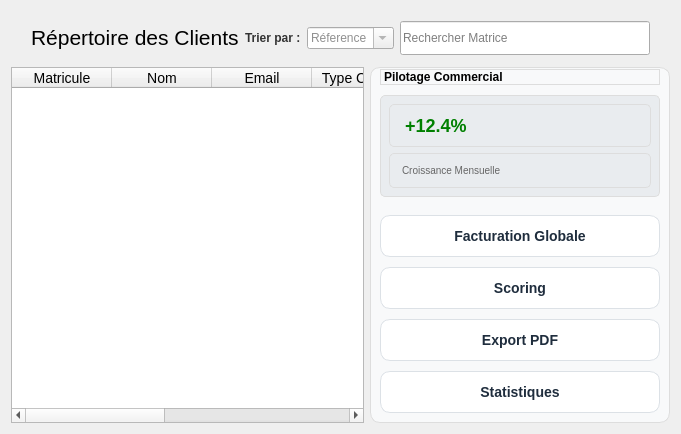
             <widget class="QWidget" name="page_repertoire">
              <layout class="QVBoxLayout" name="verticalLayout_repertoire">
               <item>
                <layout class="QHBoxLayout" name="horizontalLayout_filters">
                 <property name="leftMargin">
                  <number>20</number>
                 </property>
                 <property name="topMargin">
                  <number>10</number>
                 </property>
                 <property name="rightMargin">
                  <number>20</number>
                 </property>
                 <property name="bottomMargin">
                  <number>6</number>
                 </property>
                 <item>
                  <widget class="QLabel" name="rep">
                   <property name="text">
                    <string>&lt;html&gt;&lt;body&gt;&lt;p&gt;&lt;span style=&quot; font-size:16pt; color:black;&quot;&gt;Répertoire des Clients&lt;/span&gt;&lt;/p&gt;&lt;/body&gt;&lt;/html&gt;</string>
                   </property>
                  </widget>
                 </item>
                 <item>
                  <spacer name="horizontalSpacer_f">
                   <property name="orientation">
                    <enum>Qt::Orientation::Horizontal</enum>
                   </property>
                   <property name="sizeHint" stdset="0">
                    <size>
                     <width>0</width>
                     <height>0</height>
                    </size>
                   </property>
                  </spacer>
                 </item>
                 <item>
                  <widget class="QLabel" name="lblTrier">
                   <property name="styleSheet">
                    <string notr="true">font-weight: bold; color: #333;</string>
                   </property>
                   <property name="text">
                    <string>Trier par :</string>
                   </property>
                  </widget>
                 </item>
                 <item>
                  <widget class="QComboBox" name="cbTrier">
                   <property name="minimumSize">
                    <size>
                     <width>0</width>
                     <height>0</height>
                    </size>
                   </property>
                   <property name="styleSheet">
                    <string notr="true">color:rgb(144, 144, 144)</string>
                   </property>
                   <property name="editable">
                    <bool>true</bool>
                   </property>
                   <property name="currentText">
                    <string>Réference</string>
                   </property>
                   <item>
                    <property name="text">
                     <string>Réference</string>
                    </property>
                   </item>
                   <item>
                    <property name="text">
                     <string>Nom</string>
                    </property>
                   </item>
                  </widget>
                 </item>
                 <item>
                  <widget class="QLineEdit" name="recherche">
                   <property name="minimumSize">
                    <size>
                     <width>250</width>
                     <height>34</height>
                    </size>
                   </property>
                   <property name="placeholderText">
                    <string>Rechercher Matrice</string>
                   </property>
                  </widget>
                 </item>
                </layout>
               </item>
               <item>
                <layout class="QHBoxLayout" name="horizontalLayout_table">
                 <property name="leftMargin">
                  <number>0</number>
                 </property>
                 <property name="topMargin">
                  <number>0</number>
                 </property>
                 <property name="rightMargin">
                  <number>0</number>
                 </property>
                 <property name="bottomMargin">
                  <number>0</number>
                 </property>
                 <item>
                  <widget class="QTableWidget" name="tableWidget_Client">
                   <property name="minimumSize">
                    <size>
                     <width>0</width>
                     <height>0</height>
                    </size>
                   </property>
                   <property name="styleSheet">
                    <string notr="true">color:rgb(0, 0, 0); font-size: 14px;</string>
                   </property>
                   <column>
                    <property name="text">
                     <string>Matricule</string>
                    </property>
                   </column>
                   <column>
                    <property name="text">
                     <string>Nom</string>
                    </property>
                   </column>
                   <column>
                    <property name="text">
                     <string>Email</string>
                    </property>
                   </column>
                   <column>
                    <property name="text">
                     <string>Type Contrat</string>
                    </property>
                   </column>
                   <column>
                    <property name="text">
                     <string>Date Expiration</string>
                    </property>
                   </column>
                   <column>
                    <property name="text">
                     <string>Paiement</string>
                    </property>
                   </column>
                   <column>
                    <property name="text">
                     <string>Actions</string>
                    </property>
                   </column>
                  </widget>
                 </item>
                 <item>
                  <widget class="QWidget" name="sidepanel" native="true">
                   <property name="minimumSize">
                    <size>
                     <width>300</width>
                     <height>0</height>
                    </size>
                   </property>
                   <property name="maximumSize">
                    <size>
                     <width>350</width>
                     <height>16777215</height>
                    </size>
                   </property>
                   <property name="styleSheet">
                    <string notr="true">background-color: #f8f9fa; border: 1px solid #ddd; border-radius: 10px;</string>
                   </property>
                   <layout class="QVBoxLayout" name="verticalLayout_sidepanel">
                    <property name="spacing">
                     <number>10</number>
                    </property>
                    <property name="leftMargin">
                     <number>10</number>
                    </property>
                    <property name="topMargin">
                     <number>2</number>
                    </property>
                    <property name="rightMargin">
                     <number>10</number>
                    </property>
                    <property name="bottomMargin">
                     <number>10</number>
                    </property>
                    <item>
                     <widget class="QLabel" name="pilotage">
                      <property name="styleSheet">
                       <string notr="true">font-weight: bold; color: black;</string>
                      </property>
                      <property name="text">
                       <string>Pilotage Commercial</string>
                      </property>
                     </widget>
                    </item>
                    <item>
                     <widget class="QWidget" name="growthWidget" native="true">
                      <property name="styleSheet">
                       <string notr="true">background-color: #e9ecef; border-radius: 5px; padding: 10px;</string>
                      </property>
                      <layout class="QVBoxLayout">
                       <item>
                        <widget class="QLabel" name="label1Success">
                         <property name="styleSheet">
                          <string notr="true">color: green; font-size: 18px; font-weight: bold;</string>
                         </property>
                         <property name="text">
                          <string>+12.4%</string>
                         </property>
                        </widget>
                       </item>
                       <item>
                        <widget class="QLabel" name="label2">
                         <property name="styleSheet">
                          <string notr="true">color: #666; font-size: 10px;</string>
                         </property>
                         <property name="text">
                          <string>Croissance Mensuelle</string>
                         </property>
                        </widget>
                       </item>
                      </layout>
                     </widget>
                    </item>
                    <item>
                     <spacer>
                      <property name="orientation">
                       <enum>Qt::Orientation::Vertical</enum>
                      </property>
                      <property name="sizeType">
                       <enum>QSizePolicy::Policy::Fixed</enum>
                      </property>
                      <property name="sizeHint" stdset="0">
                       <size>
                        <width>20</width>
                        <height>8</height>
                       </size>
                      </property>
                     </spacer>
                    </item>
                    <item>
                     <widget class="QPushButton" name="facture">
                      <property name="styleSheet">
                       <string notr="true">background-color: #ffffff;
color: #1f2d3d;
border: 1px solid #dce1e6;
border-radius: 10px;
padding: 12px 16px;
font-size: 14px;
font-weight: 700;
text-align: center;</string>
                      </property>
                      <property name="text">
                       <string>Facturation Globale</string>
                      </property>
                     </widget>
                    </item>
                    <item>
                     <widget class="QPushButton" name="score">
                      <property name="styleSheet">
                       <string notr="true">background-color: #ffffff;
color: #1f2d3d;
border: 1px solid #dce1e6;
border-radius: 10px;
padding: 12px 16px;
font-size: 14px;
font-weight: 700;
text-align: center;</string>
                      </property>
                      <property name="text">
                       <string>Scoring</string>
                      </property>
                     </widget>
                    </item>
                    <item>
                     <widget class="QPushButton" name="exportclient">
                      <property name="styleSheet">
                       <string notr="true">background-color: #ffffff;
color: #1f2d3d;
border: 1px solid #dce1e6;
border-radius: 10px;
padding: 12px 16px;
font-size: 14px;
font-weight: 700;
text-align: center;</string>
                      </property>
                      <property name="text">
                       <string>Export PDF</string>
                      </property>
                     </widget>
                    </item>
                    <item>
                     <widget class="QPushButton" name="btnGoStats_Client">
                      <property name="styleSheet">
                       <string notr="true">background-color: #ffffff;
color: #1f2d3d;
border: 1px solid #dce1e6;
border-radius: 10px;
padding: 12px 16px;
font-size: 14px;
font-weight: 700;
text-align: center;</string>
                      </property>
                      <property name="text">
                       <string>Statistiques</string>
                      </property>
                     </widget>
                    </item>
                   </layout>
                  </widget>
                 </item>
                </layout>
               </item>
              </layout>
             </widget>
